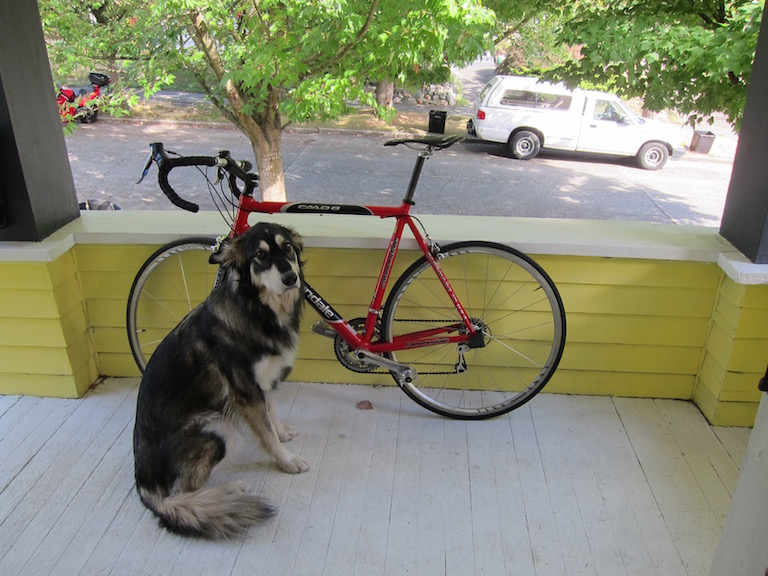
#> input picture scripts/detections/temp.png, 768 x 576 px
$ python -i live_depth.py   (imports and definitions only)
#> lines starting #> are read from the running program, lines starting #| are printed output that depends on the picture; after the words box and inside, x2 and y2 are one past the last pixel; in counts of white or black regions, pixels touching at a corner belong together
#> `picture = cv2.imread('scripts/detections/temp.png', cv2.IMREAD_GRAYSCA..`:
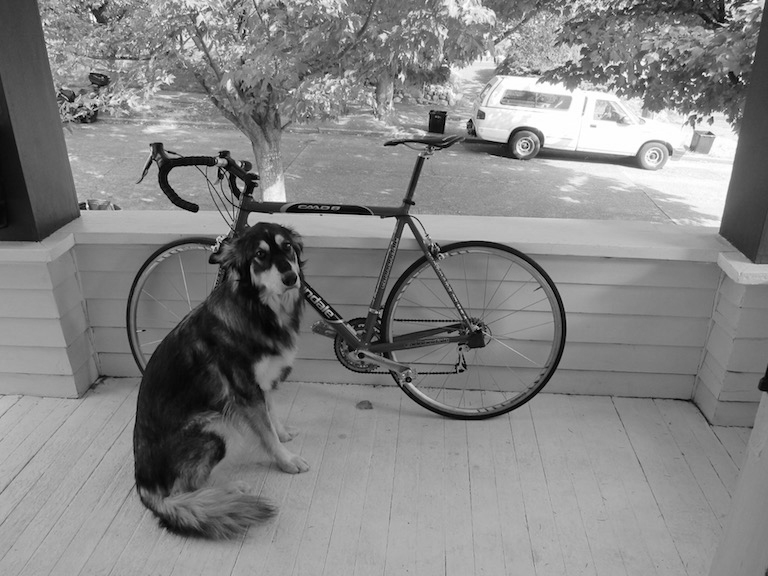
#> picture: shape (576, 768); min 0, max 255, mean 132.4
import pyzed.sl as sl
import math
import numpy as np
import sys
import math
import cv2
import time
import matplotlib.pyplot as plt

PYDEVD_DISABLE_FILE_VALIDATION=1
STOPPING_DISTANCE = 100 #mm
MAXIMUM_DISTANCE = 50000 #mm
MINIMUM_DISTANCE = 1 #mm
MINAREA = 800 #pixels
CAMERA_VFOV=54 #degrees
CAMERA_VRES = 720 #pixels
CAMERA_HEIGHT = 100 #mm
#Define camera
# [1 line that did not run here, left out]

#Define params
# [1 line that did not run here, left out]
# [1 line that did not run here, left out]

#set init params
# [1 line that did not run here, left out]
# [1 line that did not run here, left out]
# [1 line that did not run here, left out]
# [1 line that did not run here, left out]
# [1 line that did not run here, left out]
#runtime_parameters.sensing_mode = sl.SENSING_MODE.FILL
# [1 line that did not run here, left out]
#Set camera params
# [1 line that did not run here, left out]
#Helper Functions

def depthmask(nparr):
    nanless = np.nan_to_num(nparr)
    nanless[nanless == 0] = MAXIMUM_DISTANCE
    #masked = np.ma.masked_array(nanless, mask = False, fill_value = 100) #np.ma.masked_greater_equal(nparr,1), fill_value = 100)
    return nanless

def depth_heat_map(nparr):
    return cv2.applyColorMap(nparr.astype(np.uint8),colormap)

# [5 lines of commented-out code are left out]

def determine_stop(arr):
    nparr = np.array(arr)
    degree_change_pp = (CAMERA_VFOV)/(CAMERA_VRES)

    for i in range(1, len(nparr)+1):
        if i < len(nparr)//2:
            road_filter = np.logical_and(nparr[len(nparr)-i ] < (CAMERA_HEIGHT * np.tan((90 - CAMERA_VFOV/2 + degree_change_pp*i)*np.pi/180)) , nparr[len(nparr)-i ] < STOPPING_DISTANCE)
            road_filter = road_filter*1 #normalizes to ints
            nparr[len(nparr) - i] = road_filter
        else:
            road_filter = nparr[len(nparr)-i] < STOPPING_DISTANCE
            road_filter = road_filter*1
            nparr[len(nparr) - i] = road_filter
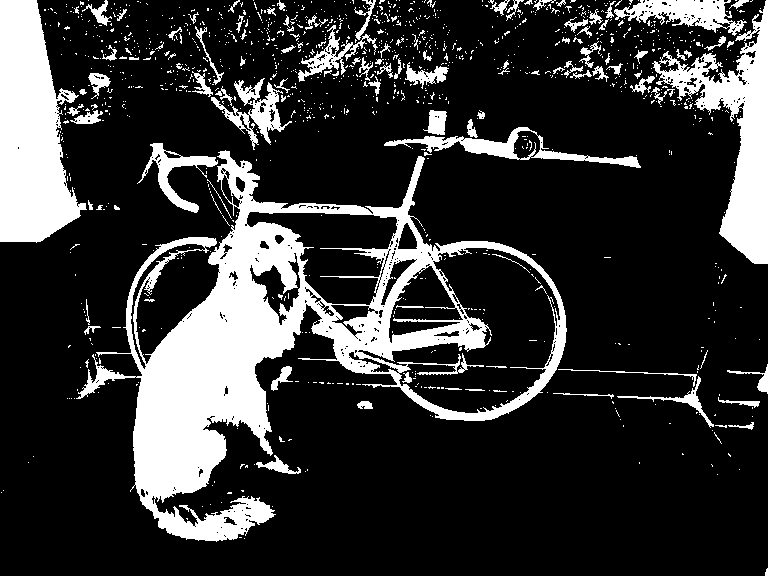
#> nparr: shape (576, 768); values 0 (black) and 1 (white), 20.6% white; 1157 white regions (1046 under 20 px)

    nparr = nparr.astype(np.uint8)
    kernel = np.ones((30,30), np.uint8)
    cv2.erode(nparr, kernel)
    cv2.dilate(nparr,kernel)
    contours, dummy = cv2.findContours(nparr, cv2.RETR_EXTERNAL, cv2.CHAIN_APPROX_SIMPLE)
#> contours = 1080 contours, 1016 with area under 20; largest, box (x1, y1, x2, y2) and area: (76, 150, 567, 542) 76305, (0, 0, 87, 243) 13660, (652, 0, 768, 264) 9816, (384, 127, 641, 168) 2522, (614, 0, 747, 36) 2215; dummy = 1080 rows, first 6: [1, -1, -1, -1], [2, 0, -1, -1], [3, 1, -1, -1], [4, 2, -1, -1], [5, 3, -1, -1], [6, 4, -1, -1]
    nparr = nparr * 255
#> nparr: shape (576, 768); 20.6% white; 1157 white regions (1046 under 20 px), largest, box (x1, y1, x2, y2) and area: (76, 150, 567, 542) 47115, (0, 0, 87, 243) 13965, (652, 0, 768, 264) 9937

    if len(contours) == 0:
        return False, nparr
    else:
        for cnt in contours:
            if cv2.contourArea(cnt) >= MINAREA:
                return True, nparr
#> this loop made 177 passes
#> cnt on passes 2 to 4: [[244, 538]], [[239, 537], [241, 537]], [[186, 518], [187, 519], [187, 518]]
        return False, nparr

# [5 lines not run here, left out]

#Color map def
colormap = cv2.COLORMAP_INFERNO

#Main loop:
fig, axs = plt.subplots(ncols=3)
# [26 lines not run here, left out]

>>> import cv2
>>> picture = cv2.imread('scripts/detections/temp.png', cv2.IMREAD_GRAYSCALE)
>>> result = determine_stop(picture)
